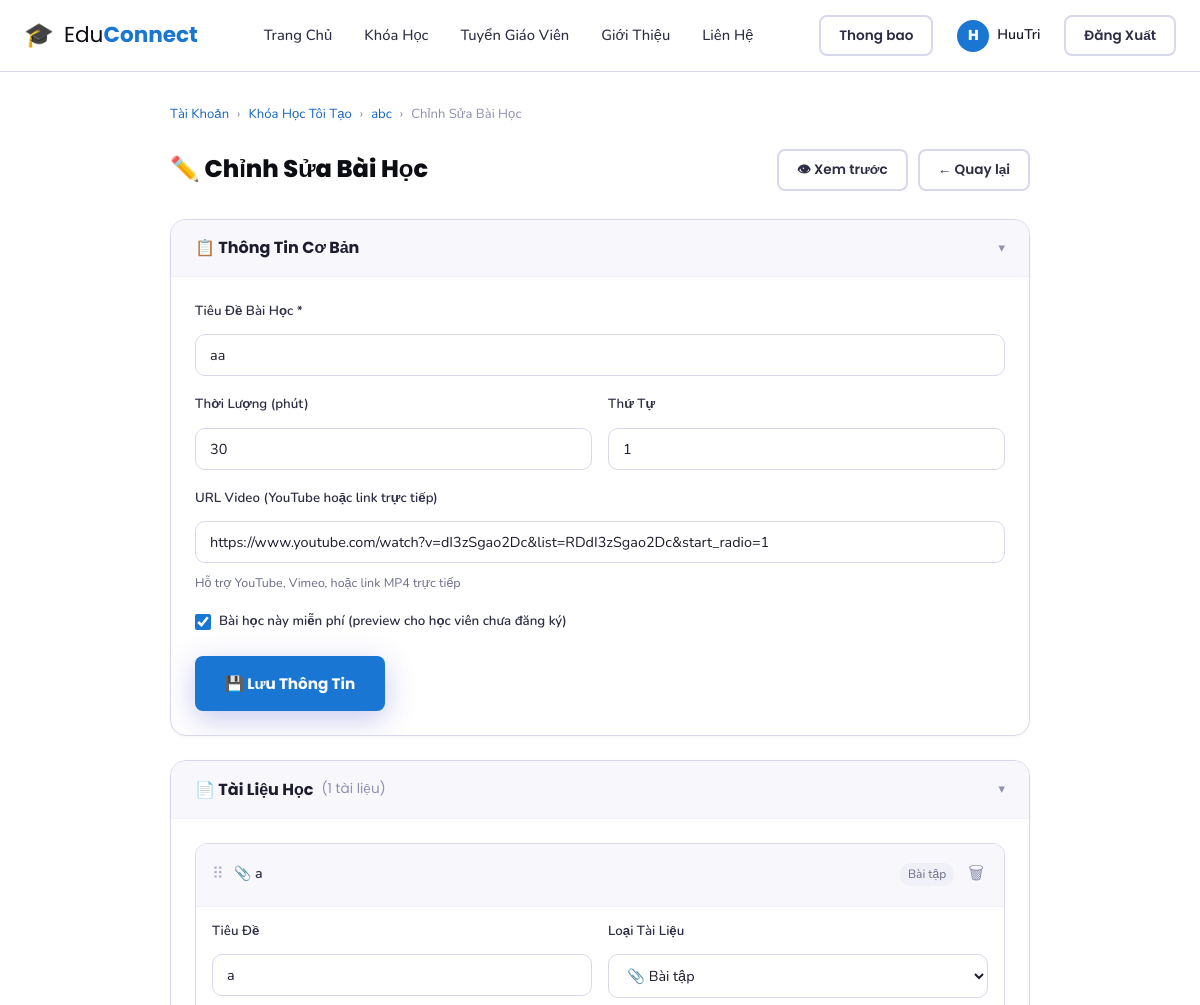
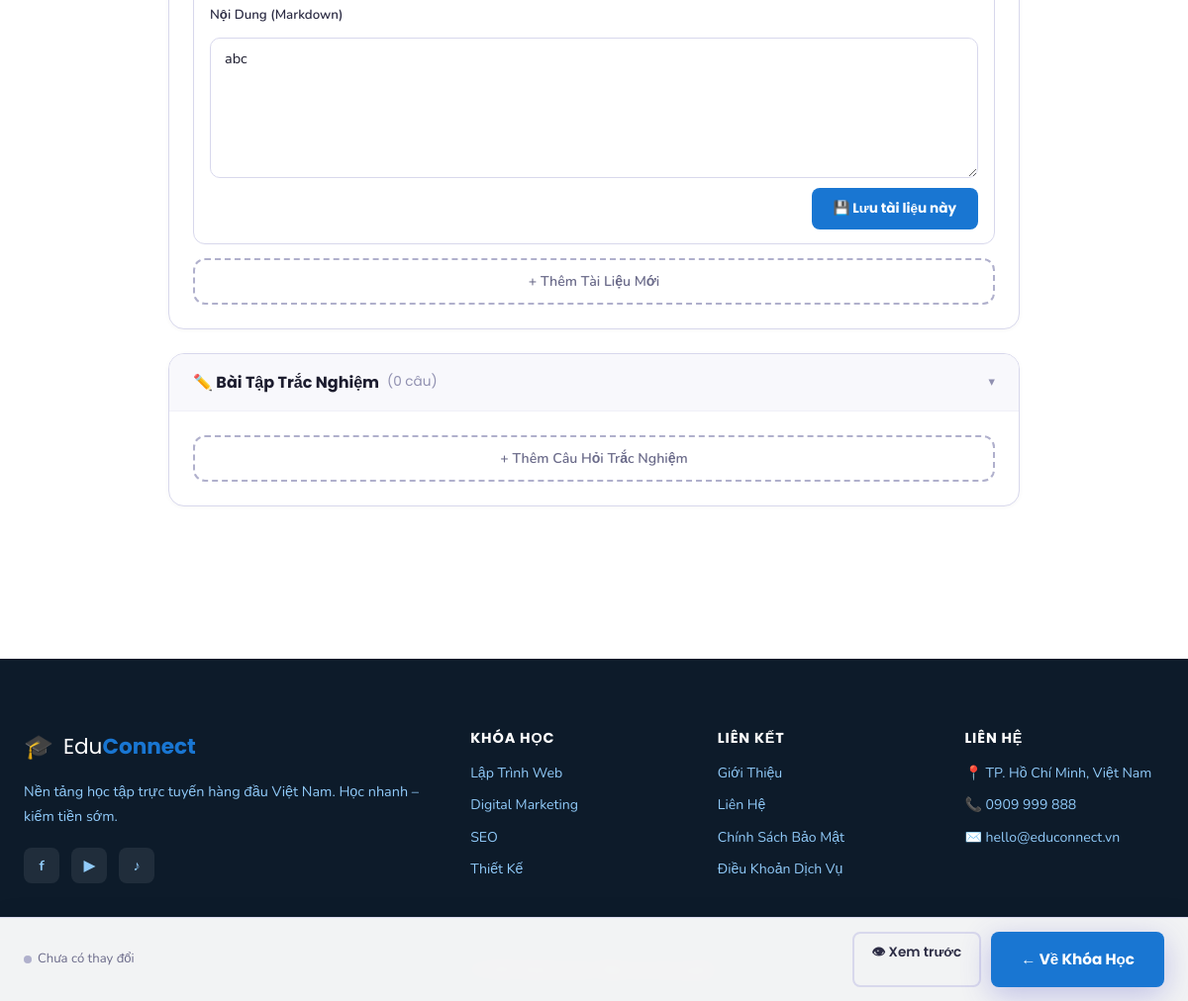
Page /chinh-sua-bai-hoc/21 (signed in) on the committed database (2 pictures, top to bottom).
### tables this page shows
CREATE TABLE users (
    id INTEGER PRIMARY KEY AUTOINCREMENT,
    name TEXT NOT NULL,
    email TEXT UNIQUE NOT NULL,
    password TEXT NOT NULL,
    avatar TEXT DEFAULT NULL,
    is_admin INTEGER DEFAULT 0,
    wallet_balance REAL DEFAULT 0,
    created_at DATETIME DEFAULT CURRENT_TIMESTAMP
, bank_name TEXT DEFAULT "", bank_account TEXT DEFAULT "", bank_holder TEXT DEFAULT "");

CREATE TABLE courses (
    id INTEGER PRIMARY KEY AUTOINCREMENT,
    title TEXT NOT NULL,
    slug TEXT UNIQUE NOT NULL,
    description TEXT,
    price REAL DEFAULT 0,
    original_price REAL DEFAULT 0,
    image TEXT DEFAULT NULL,
    instructor_id INTEGER,
    category_id INTEGER,
    level TEXT DEFAULT 'beginner',
    duration TEXT DEFAULT '0 giờ',
    total_lessons INTEGER DEFAULT 0,
    total_students INTEGER DEFAULT 0,
    rating REAL DEFAULT 0,
    is_featured INTEGER DEFAULT 0,
    created_at DATETIME DEFAULT CURRENT_TIMESTAMP,
    FOREIGN KEY (instructor_id) REFERENCES users(id),
    FOREIGN KEY (category_id) REFERENCES categories(id)
);

CREATE TABLE lessons (
    id INTEGER PRIMARY KEY AUTOINCREMENT,
    course_id INTEGER NOT NULL,
    title TEXT NOT NULL,
    video_url TEXT,
    duration_minutes INTEGER DEFAULT 0,
    order_num INTEGER DEFAULT 0,
    is_free INTEGER DEFAULT 0,
    FOREIGN KEY (course_id) REFERENCES courses(id)
);

CREATE TABLE lesson_materials (
    id INTEGER PRIMARY KEY AUTOINCREMENT,
    lesson_id INTEGER NOT NULL,
    title TEXT NOT NULL,
    content TEXT,
    material_type TEXT DEFAULT 'document',
    order_num INTEGER DEFAULT 0,
    FOREIGN KEY (lesson_id) REFERENCES lessons(id)
);

### app.py (the view, shortened to what this page needs)
@app.route('/chinh-sua-bai-hoc/<int:lesson_id>', methods=['GET', 'POST'])
@login_required
def chinh_sua_bai_hoc(lesson_id):
    conn = get_db()
    lesson = conn.execute(
        'SELECT l.*, c.title as course_title, c.instructor_id, c.id as course_id '
        'FROM lessons l JOIN courses c ON l.course_id=c.id WHERE l.id=?',
        (lesson_id,)
    ).fetchone()
    if not lesson:
        conn.close(); flash('Bài học không tồn tại.', 'error')
        return redirect(url_for('tai_khoan'))
    if not can_manage_course(conn, lesson['course_id'], session['user_id']):
        conn.close(); flash('Bạn không có quyền chỉnh sửa bài học này.', 'error')
        return redirect(url_for('tai_khoan'))
    materials = conn.execute('SELECT * FROM lesson_materials WHERE lesson_id=? ORDER BY order_num', (lesson_id,)).fetchall()
    exercises = conn.execute('SELECT * FROM lesson_exercises WHERE lesson_id=? ORDER BY order_num', (lesson_id,)).fetchall()
    conn.close()
    return render_template('chinh-sua-bai-hoc.html', lesson=lesson, materials=materials, exercises=exercises)

### templates/chinh-sua-bai-hoc.html (shortened to what this page needs)
{% extends "layout.html" %}
{% block extra_css %}
<link rel="stylesheet" href="{{ url_for('static', filename='css/tai-khoan-cua-toi.css') }}">
{% endblock %}
{% block content %}
<div class="editor-page">
  <div class="editor-breadcrumb">
    <a href="{{ url_for('tai_khoan') }}">Tài Khoản</a>
    <span>›</span>
    <a href="{{ url_for('tai_khoan') }}#my-courses">Khóa Học Tôi Tạo</a>
    <span>›</span>
    <a href="{{ url_for('chinh_sua_khoa_hoc', course_id=lesson.course_id) }}">{{ lesson.course_title }}</a>
    <span>›</span>
    <span>Chỉnh Sửa Bài Học</span>
  </div>
  <div class="editor-header">
    <h1>✏️ Chỉnh Sửa Bài Học</h1>
    <div class="header-actions">
      <a href="{{ url_for('xem_bai_hoc', lesson_id=lesson.id) }}" class="btn-outline-sm" target="_blank">👁 Xem trước</a>
      <a href="{{ url_for('chinh_sua_khoa_hoc', course_id=lesson.course_id) }}" class="btn-outline-sm">← Quay lại</a>
    </div>
  </div>
  <div class="editor-section" id="section-basic">
    <div class="editor-section-header" onclick="toggleSection('basic')">
      <h3>📋 Thông Tin Cơ Bản</h3>
      <span class="section-toggle-icon">▾</span>
    </div>
    <div class="editor-section-body">
      <form id="basic-form">
        <div class="form-group">
          <label>Tiêu Đề Bài Học *</label>
          <input type="text" name="title" value="{{ lesson.title }}" required placeholder="Ví dụ: Giới thiệu về Python">
        </div>
        <div class="form-row-2">
          <div class="form-group">
            <label>Thời Lượng (phút)</label>
            <input type="number" name="duration_minutes" value="{{ lesson.duration_minutes or '' }}" min="1" placeholder="30">
          </div>
          <div class="form-group">
            <label>Thứ Tự</label>
            <input type="number" name="order_num" value="{{ lesson.order_num or 1 }}" min="1">
          </div>
        </div>
        <div class="form-group">
          <label>URL Video (YouTube hoặc link trực tiếp)</label>
          <input type="url" name="video_url" value="{{ lesson.video_url or '' }}" placeholder="https://www.youtube.com/watch?v=...">
          <small style="color:var(--neutral-500);font-size:0.78rem;margin-top:4px;display:block;">Hỗ trợ YouTube, Vimeo, hoặc link MP4 trực tiếp</small>
        </div>
        <div class="form-group">
          <label style="display:flex;align-items:center;gap:8px;cursor:pointer;font-weight:600;">
            <input type="checkbox" name="is_free" value="1" {% if lesson.is_free %}checked{% endif %} style="accent-color:var(--brand-500);width:16px;height:16px;">
            Bài học này miễn phí (preview cho học viên chưa đăng ký)
          </label>
        </div>
        <button type="submit" class="btn-primary">💾 Lưu Thông Tin</button>
      </form>
    </div>
  </div>
  <div class="editor-section" id="section-materials">
    <div class="editor-section-header" onclick="toggleSection('materials')">
      <h3>📄 Tài Liệu Học <span style="font-weight:400;color:var(--neutral-400);font-size:0.85rem;">({{ materials|length }} tài liệu)</span></h3>
      <span class="section-toggle-icon">▾</span>
    </div>
    <div class="editor-section-body">
      <div id="materials-list">
        {% for mat in materials %}
        <div class="material-item" data-id="{{ mat.id }}" id="mat-{{ mat.id }}">
          <div class="material-item-header">
            <span class="drag-handle">⠿</span>
            <span class="material-item-title">
              {% if mat.material_type == 'code' %}💻{% elif mat.material_type == 'document' %}📄{% else %}📎{% endif %}
              {{ mat.title }}
            </span>
            <span style="font-size:0.75rem;background:var(--neutral-100);color:var(--neutral-500);padding:2px 8px;border-radius:10px;">
              {{ {'document':'Tài liệu','code':'Code','exercise':'Bài tập'}.get(mat.material_type,'Tài liệu') }}
            </span>
            <button class="remove-btn" onclick="deleteMaterial({{ mat.id }}, this)" title="Xóa tài liệu">🗑</button>
          </div>
          <div class="material-item-body">
            <form class="material-edit-form" data-id="{{ mat.id }}">
              <div class="form-row-2" style="margin-bottom:12px;">
                <div class="form-group" style="margin:0;">
                  <label>Tiêu Đề</label>
                  <input type="text" name="title" value="{{ mat.title }}" required>
                </div>
                <div class="form-group" style="margin:0;">
                  <label>Loại Tài Liệu</label>
                  <select name="material_type">
                    <option value="exercise" {% if mat.material_type=='exercise' %}selected{% endif %}>📎 Bài tập</option>
                  </select>
                </div>
              </div>
              <div class="form-group" style="margin-bottom:10px;">
                <label>Nội Dung (Markdown)</label>
                <textarea name="content" rows="6" placeholder="Hỗ trợ Markdown: **bold**, `code`, ## heading...">{{ mat.content or '' }}</textarea>
              </div>
              <div style="display:flex;justify-content:flex-end;">
                <button type="submit" class="btn-primary-sm">💾 Lưu tài liệu này</button>
              </div>
            </form>
          </div>
        </div>
        {% endfor %}
      </div>
      <button class="add-item-btn" onclick="addMaterial()">+ Thêm Tài Liệu Mới</button>
    </div>
  </div>
  <div class="editor-section" id="section-exercises">
    <div class="editor-section-header" onclick="toggleSection('exercises')">
      <h3>✏️ Bài Tập Trắc Nghiệm <span style="font-weight:400;color:var(--neutral-400);font-size:0.85rem;">({{ exercises|length }} câu)</span></h3>
      <span class="section-toggle-icon">▾</span>
    </div>
    <div class="editor-section-body">
      <button class="add-item-btn" onclick="addExercise()">+ Thêm Câu Hỏi Trắc Nghiệm</button>
    </div>
  </div>
  <div style="height:70px;"></div>
</div>
<div class="editor-sticky-bar">
  <div class="sticky-left">
    <div class="save-indicator">
      <div class="save-dot" id="save-dot"></div>
      <span id="save-status">Chưa có thay đổi</span>
    </div>
  </div>
  <div class="sticky-right">
    <a href="{{ url_for('xem_bai_hoc', lesson_id=lesson.id) }}" class="btn-outline-sm">👁 Xem trước</a>
    <a href="{{ url_for('chinh_sua_khoa_hoc', course_id=lesson.course_id) }}" class="btn-primary">← Về Khóa Học</a>
  </div>
</div>
{% endblock %}

### templates/layout.html (shortened to what this page needs)
<!DOCTYPE html>
<html lang="vi">
<head>
    <link rel="stylesheet" href="{{ url_for('static', filename='css/base.css') }}">
    <link rel="stylesheet" href="{{ url_for('static', filename='css/responsive.css') }}">
    {% block extra_css %}{% endblock %}
</head>
<body>
<header class="site-header" id="site-header">
    <div class="container header-inner">
        <a href="{{ url_for('trang_chu') }}" class="logo">
            <span class="logo-icon">🎓</span>
            <span class="logo-text">Edu<strong>Connect</strong></span>
        </a>
        <nav class="main-nav" id="main-nav">
            <a href="{{ url_for('trang_chu') }}" class="nav-link {% if request.endpoint == 'trang_chu' %}active{% endif %}">Trang Chủ</a>
            <a href="{{ url_for('tat_ca_khoa_hoc') }}" class="nav-link {% if request.endpoint == 'tat_ca_khoa_hoc' %}active{% endif %}">Khóa Học</a>
            {% if current_user %}
            <a href="{{ url_for('teacher_jobs_board') }}" class="nav-link ">Tuyển Giáo Viên</a>
            {% endif %}
            <a href="{{ url_for('gioi_thieu') }}" class="nav-link {% if request.endpoint == 'gioi_thieu' %}active{% endif %}">Giới Thiệu</a>
            <a href="{{ url_for('lien_he') }}" class="nav-link {% if request.endpoint == 'lien_he' %}active{% endif %}">Liên Hệ</a>
        </nav>
        <div class="header-actions">
            {% if current_user %}
                {% if not current_user.is_admin %}
                <a href="{{ url_for('my_teacher_applications') }}" class="btn-outline-sm" style="position:relative;">
                    Thong bao
                </a>
                {% endif %}
                <a href="{% if current_user.is_admin %}{{ url_for('admin_dashboard') }}{% else %}{{ url_for('tai_khoan') }}{% endif %}" class="btn-account">
                    <span class="avatar-circle">{{ current_user.name[0] }}</span>
                    <span>{{ current_user.name.split()[0] }}</span>
                </a>
                <a href="{{ url_for('logout') }}" class="btn-outline-sm">Đăng Xuất</a>
            {% else %}
                <button class="btn-outline-sm" onclick="openModal('login-modal')">Đăng Nhập</button>
                <button class="btn-primary-sm" onclick="openModal('register-modal')">Đăng Ký</button>
            {% endif %}
        </div>
    </div>
</header>
<main>{% block content %}{% endblock %}</main>
<footer class="site-footer">
    <div class="container footer-grid">
        <div class="footer-brand">
            <a href="{{ url_for('trang_chu') }}" class="logo logo-light">
                <span class="logo-icon">🎓</span>
                <span class="logo-text">Edu<strong>Connect</strong></span>
            </a>
            <p>Nền tảng học tập trực tuyến hàng đầu Việt Nam. Học nhanh – kiếm tiền sớm.</p>
            <div class="social-links">
                <a href="#" aria-label="Facebook">f</a>
                <a href="#" aria-label="YouTube">▶</a>
                <a href="#" aria-label="TikTok">♪</a>
            </div>
        </div>
        <div class="footer-col">
            <h4>Khóa Học</h4>
            <a href="{{ url_for('tat_ca_khoa_hoc') }}?category=lap-trinh-web">Lập Trình Web</a>
            <a href="{{ url_for('tat_ca_khoa_hoc') }}?category=digital-marketing">Digital Marketing</a>
            <a href="{{ url_for('tat_ca_khoa_hoc') }}?category=seo">SEO</a>
            <a href="{{ url_for('tat_ca_khoa_hoc') }}?category=thiet-ke">Thiết Kế</a>
        </div>
        <div class="footer-col">
            <h4>Liên Kết</h4>
            <a href="{{ url_for('gioi_thieu') }}">Giới Thiệu</a>
            <a href="{{ url_for('lien_he') }}">Liên Hệ</a>
            <a href="#">Chính Sách Bảo Mật</a>
            <a href="#">Điều Khoản Dịch Vụ</a>
        </div>
        <div class="footer-col">
            <h4>Liên Hệ</h4>
            <p>📍 TP. Hồ Chí Minh, Việt Nam</p>
            <p>📞 0909 999 888</p>
            <p>✉️ hello@educonnect.vn</p>
        </div>
    </div>
    <div class="footer-bottom">
        <div class="container">
            <p>© 2024 EduConnect. Bảo lưu mọi quyền.</p>
        </div>
    </div>
</footer>
</body>
</html>

### rows in the picture
users: name "H", name "HuuTri"
courses: course_title "abc"
lessons: title "aa", duration_minutes "30", order_num "1", video_url "https://www.youtube.com/watch?v=dI3zSgao2Dc&list=RDdI3zSgao2Dc&start_radio=1", is_free "☑"
lesson_materials: title "a", material_type "Bài tập", material_type "📎 Bài tập", content "abc"

### other values in the picture
{{ materials|length }} "1"
{{ exercises|length }} "0"
